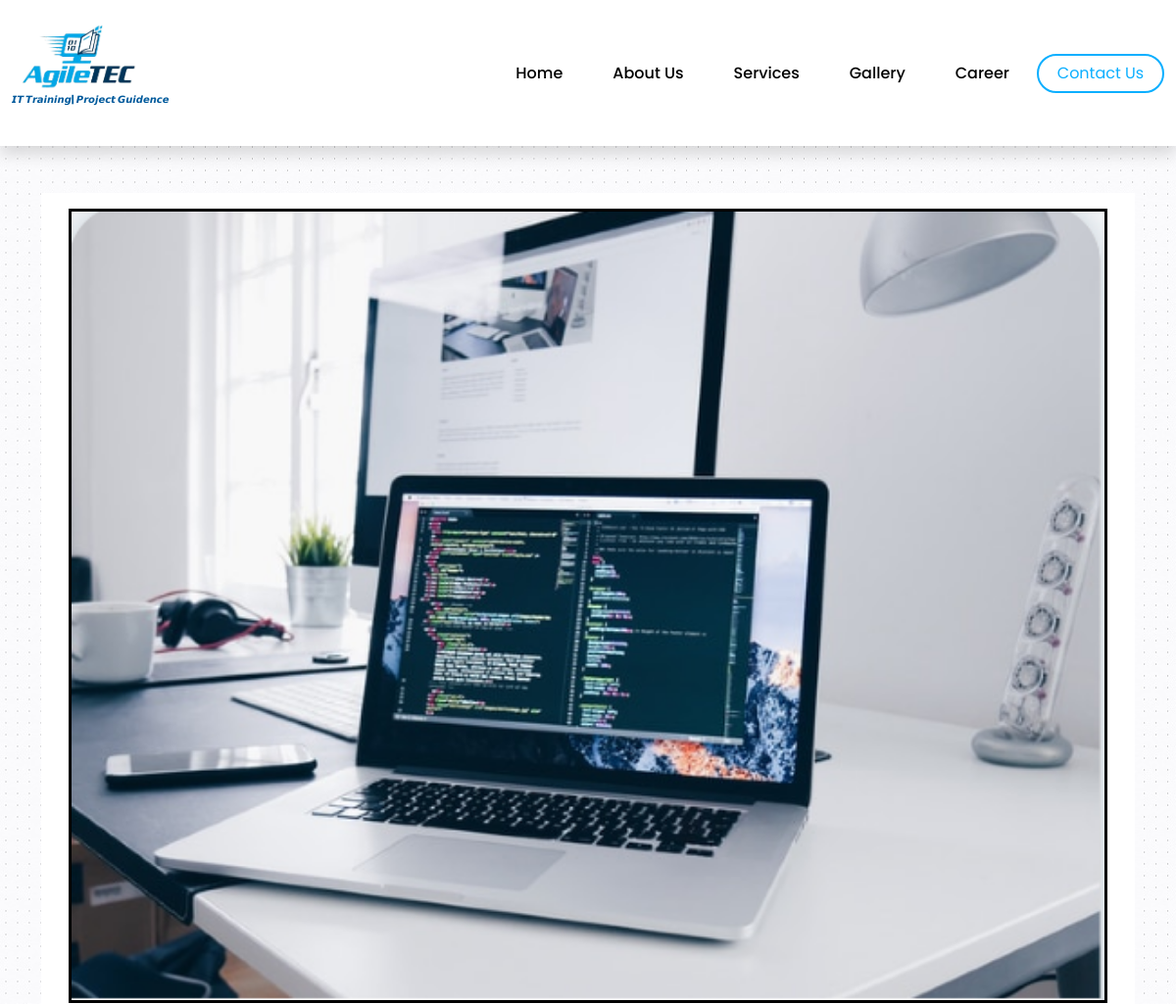
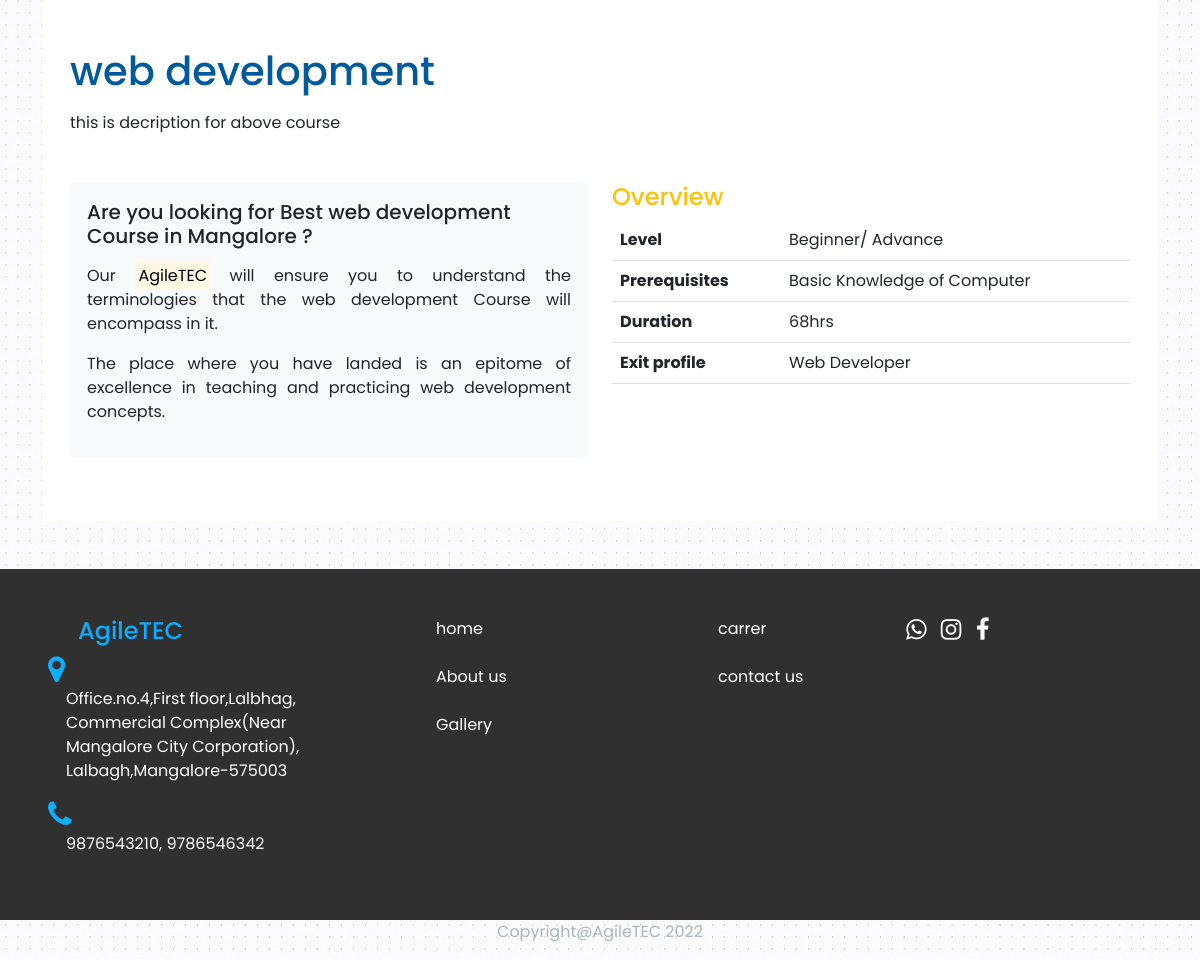
The page /internshipdetails.php?id=1 on the database its author committed (2 pictures, top to bottom).
### tables this page shows
CREATE TABLE `internshipprogram` (
  `id` int(20) NOT NULL AUTO_INCREMENT,
  `service_name` varchar(50) DEFAULT NULL,
  `level` varchar(50) DEFAULT NULL,
  `prere` varchar(100) DEFAULT NULL,
  `duration` varchar(50) DEFAULT NULL,
  `exit` varchar(100) DEFAULT NULL,
  `descrip` varchar(500) DEFAULT NULL,
  `iimg` varchar(50) DEFAULT NULL,
  `syllabus` varchar(50) DEFAULT NULL,
  PRIMARY KEY (`id`)
);

### internshipdetails.php (the view, shortened to what this page needs)
<?php
    require("connection.php");
?>
<?php
    $id = $_GET['id'];
    $result = mysqli_query($con,"SELECT * FROM `internshipprogram` WHERE `id`='$id'");
    $row = mysqli_fetch_array($result);
?>
<html>
<?php require("header.php");?>
    <body>
<?php require("nav.php");?>
  <div class="container">
            <div class="container" style="background-color: #fff;">
                <div class="p-3 my-5">
                    <div class="mb-5">
                        <img src="img/<?php echo $row['iimg']; ?>" style="border: solid #000;width: 100%;" />
                    </div>
                    <div class="mb-3">
                        <h1 style="color:#005A9C;"><?php echo $row['service_name']; ?></h1>
                    </div>
                    <div class="mb-5">
                        <p style="text-align: justify;"><?php echo $row['descrip']; ?></p>
                    </div>
                    <div class="row">
                        <div class="col-md-6 mb-5">
                            <div class="card border-light">
                                <div class="card-body bg-light">
                                    <div>
                                        <h5 class="mb-3">
                                            Are you looking for Best <?php echo $row['service_name']; ?> Course in Mangalore ?
                                        </h5>
                                        <p style="text-align:justify;">
                                            Our <mark>AgileTEC</mark> will ensure you to understand the terminologies that the <?php echo $row['service_name']; ?> Course will encompass in it.
                                        </p>
                                        <p style="text-align:justify;">
                                            The place where you have landed is an epitome of excellence in teaching and practicing <?php echo $row['service_name']; ?> concepts.
                                        </p>
                                    </div>
                                </div>
                            </div>
                        </div>
                        <div class="col-md-6 mb-5">
                            <h4 class="text-warning">Overview</h4>
                            <table class="table">
                                <tr>
                                    <th>Level</th>
                                    <td><?php echo $row['level']; ?></td>
                                </tr>
                                <tr>
                                    <th>Prerequisites</th>
                                    <td><?php echo $row['prere']; ?></td>
                                </tr>
                                <tr>
                                    <th>Duration</th>
                                    <td><?php echo $row['duration']; ?></td>
                                </tr>
                                <tr>
                                    <th>Exit profile</th>
                                    <td><?php echo $row['exit']; ?></td>
                                </tr>
                            </table>
                        </div>
                    </div>
                </div>
            </div>
        </div>
<?php require("footer.php");?>
         <section><div class="container">
                <div class="row">
                    <p class="fs-6 text-center" style="color:#adb5bd">Copyright@AgileTEC 2022</p>
                </div> </div></section>
    </body>
</html>

### css/style.css (style rules this page uses)
* { padding:0; margin:0; box-sizing:border-box; }
body { font-family: 'Poppins', sans-serif; background-image:url(../img/bg.jpg); }

### internshipdetails.php (style rules this page uses)
body { font-family: 'Poppins', sans-serif; background-image:url(img/bg.jpg); }

### rows shown on the page
internshipprogram: iimg (picture), service_name "web development", descrip "this is decription for above course", level "Beginner/ Advance", prere "Basic Knowledge of Computer", duration "68hrs", exit "Web Developer"
